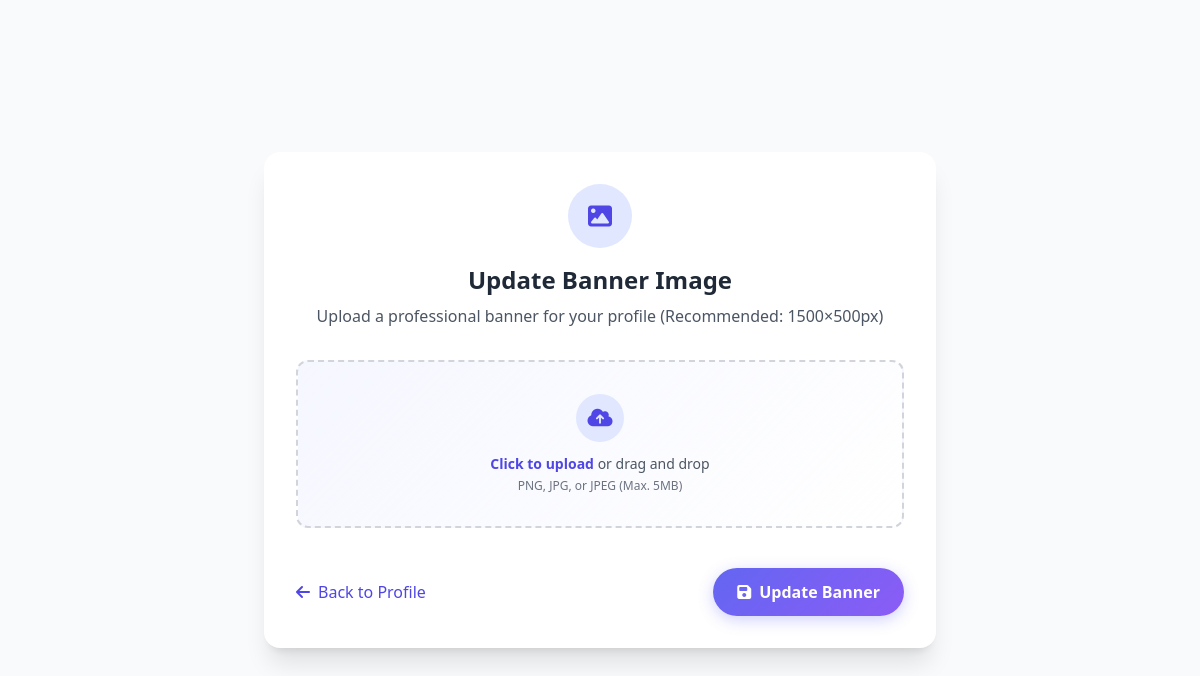
Page /users/profile/update/banner/ (signed in) on the earlier database version.
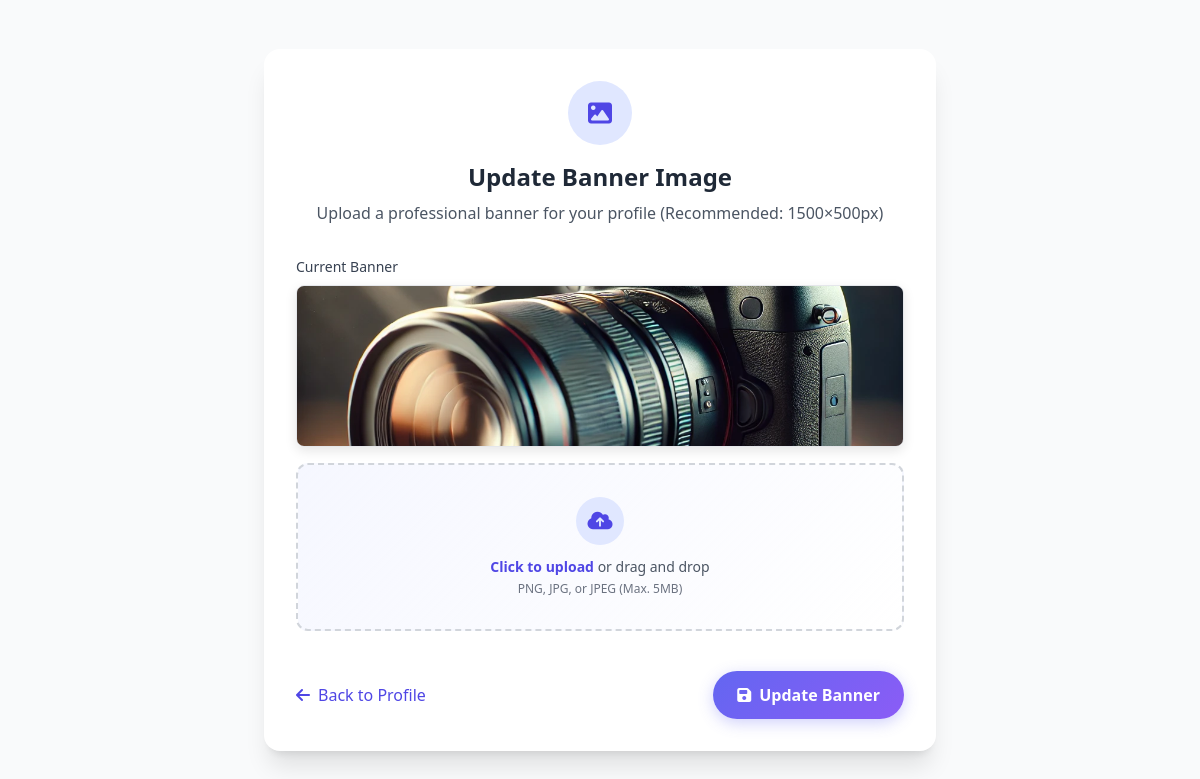
Same page on the later database version.
### users/models.py (models this page shows)
class Profile(models.Model):
    user = models.OneToOneField(User, on_delete=models.CASCADE)
    profile_image = models.ImageField(upload_to='profile_images/', blank=True, null=True)
    banner_image = models.ImageField(upload_to='banner_images/', blank=True, null=True)
    certifications = models.TextField(blank=True, null=True)
    qualifications = models.TextField(blank=True, null=True)
    skills = models.ManyToManyField(Skill, blank=True)
    location = models.CharField(max_length=100, blank=True, null=True)

### users/views.py (the view)
# urls.py: path('profile/update/banner/', banner_image_update, name='banner_image_update'),
@login_required
def banner_image_update(request):
    if request.method == 'POST':
        form = BannerImageForm(request.POST, request.FILES, instance=request.user.profile)
        if form.is_valid():
            form.save()
            return redirect('profile_view')
    else:
        form = BannerImageForm(instance=request.user.profile)
    return render(request, 'users/banner_image_update.html', {'form': form})

### users/templates/users/banner_image_update.html (shortened to what this page needs)
{% load static tailwind_tags %}
<!DOCTYPE html>
<html lang="en">
<head>
    {% tailwind_css %}
    <link href="https://cdnjs.cloudflare.com/ajax/libs/font-awesome/6.4.0/css/all.min.css" rel="stylesheet">
</head>
<body class="bg-gray-50 min-h-screen flex items-center justify-center p-4 font-sans antialiased">
    <div class="w-full max-w-2xl">
        <div class="form-container bg-white rounded-2xl shadow-xl overflow-hidden p-8">
            <div class="text-center mb-8">
                <div class="w-16 h-16 bg-indigo-100 rounded-full flex items-center justify-center mx-auto mb-4">
                    <i class="fas fa-image text-indigo-600 text-2xl"></i>
                </div>
                <h1 class="text-2xl font-bold text-gray-800 mb-2">Update Banner Image</h1>
                <p class="text-gray-600">Upload a professional banner for your profile (Recommended: 1500×500px)</p>
            </div>
            <form method="POST" enctype="multipart/form-data" class="space-y-6" id="banner-form">
                <div class="space-y-4">
                    {% if form.instance.banner_image %}
                    <div>
                        <h3 class="text-sm font-medium text-gray-700 mb-2">Current Banner</h3>
                        <div class="preview-image overflow-hidden rounded-lg border border-gray-200">
                            <img src="{{ form.instance.banner_image.url }}" alt="Current Banner" class="w-full h-auto max-h-40 object-cover">
                        </div>
                    </div>
                    {% endif %}
                    <div class="file-upload-area relative border-2 border-dashed border-gray-300 rounded-xl p-8 text-center cursor-pointer" id="dropzone">
                        <div class="flex flex-col items-center justify-center space-y-3">
                            <div class="w-12 h-12 bg-indigo-100 rounded-full flex items-center justify-center">
                                <i class="fas fa-cloud-upload-alt text-indigo-600 text-xl"></i>
                            </div>
                            <div>
                                <p class="text-sm text-gray-600">
                                    <span class="font-semibold text-indigo-600">Click to upload</span> or drag and drop
                                </p>
                                <p class="text-xs text-gray-500 mt-1">PNG, JPG, or JPEG (Max. 5MB)</p>
                            </div>
                        </div>
                    </div>
                </div>
                <div class="pt-4 flex justify-between items-center">
                    <a href="{% url 'profile_view' %}" class="text-indigo-600 hover:text-indigo-800 font-medium flex items-center transition hover:-translate-x-1">
                        <i class="fas fa-arrow-left mr-2"></i>
                        Back to Profile
                    </a>
                    <button type="submit" class="submit-btn px-6 py-3 text-white font-semibold rounded-full flex items-center space-x-2">
                        <i class="fas fa-save"></i>
                        <span>Update Banner</span>
                    </button>
                </div>
            </form>
        </div>
    </div>
</body>
</html>

Differences in the rows shown:
now on this page (row edited): Profile: instance.banner_image (picture)
changed Profile: banner_image empty → "banner_images/s32.webp" (drawn)
Other differences:
text now shown: "Current Banner"
